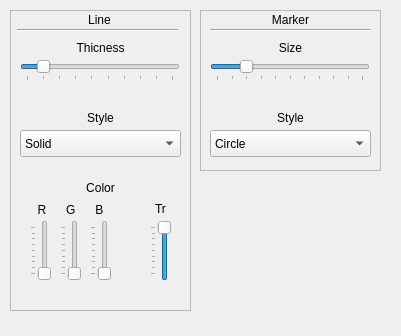
      <widget class="QWidget" name="page_2">
       <property name="geometry">
        <rect>
         <x>0</x>
         <y>0</y>
         <width>401</width>
         <height>336</height>
        </rect>
       </property>
       <attribute name="label">
        <string>Line</string>
       </attribute>
       <widget class="QFrame" name="frame_7">
        <property name="geometry">
         <rect>
          <x>10</x>
          <y>10</y>
          <width>181</width>
          <height>301</height>
         </rect>
        </property>
        <property name="frameShape">
         <enum>QFrame::StyledPanel</enum>
        </property>
        <property name="frameShadow">
         <enum>QFrame::Raised</enum>
        </property>
        <widget class="QSlider" name="horizontalSlider">
         <property name="geometry">
          <rect>
           <x>10</x>
           <y>50</y>
           <width>160</width>
           <height>21</height>
          </rect>
         </property>
         <property name="minimum">
          <number>1</number>
         </property>
         <property name="maximum">
          <number>10</number>
         </property>
         <property name="value">
          <number>2</number>
         </property>
         <property name="orientation">
          <enum>Qt::Horizontal</enum>
         </property>
         <property name="tickPosition">
          <enum>QSlider::TicksBelow</enum>
         </property>
         <property name="tickInterval">
          <number>1</number>
         </property>
        </widget>
        <widget class="QLabel" name="label_18">
         <property name="geometry">
          <rect>
           <x>14</x>
           <y>0</y>
           <width>151</width>
           <height>20</height>
          </rect>
         </property>
         <property name="text">
          <string>Line</string>
         </property>
         <property name="alignment">
          <set>Qt::AlignCenter</set>
         </property>
        </widget>
        <widget class="QLabel" name="label_22">
         <property name="geometry">
          <rect>
           <x>20</x>
           <y>30</y>
           <width>141</width>
           <height>16</height>
          </rect>
         </property>
         <property name="text">
          <string>Thicness</string>
         </property>
         <property name="alignment">
          <set>Qt::AlignCenter</set>
         </property>
        </widget>
        <widget class="Line" name="line_3">
         <property name="geometry">
          <rect>
           <x>7</x>
           <y>10</y>
           <width>161</width>
           <height>20</height>
          </rect>
         </property>
         <property name="orientation">
          <enum>Qt::Horizontal</enum>
         </property>
        </widget>
        <widget class="QComboBox" name="Line_style">
         <property name="geometry">
          <rect>
           <x>10</x>
           <y>120</y>
           <width>161</width>
           <height>27</height>
          </rect>
         </property>
         <item>
          <property name="text">
           <string>Solid</string>
          </property>
         </item>
         <item>
          <property name="text">
           <string>Dotted</string>
          </property>
         </item>
        </widget>
        <widget class="QLabel" name="label_27">
         <property name="geometry">
          <rect>
           <x>10</x>
           <y>170</y>
           <width>161</width>
           <height>16</height>
          </rect>
         </property>
         <property name="text">
          <string>Color</string>
         </property>
         <property name="alignment">
          <set>Qt::AlignCenter</set>
         </property>
        </widget>
        <widget class="QLabel" name="label_29">
         <property name="geometry">
          <rect>
           <x>10</x>
           <y>100</y>
           <width>161</width>
           <height>16</height>
          </rect>
         </property>
         <property name="text">
          <string>Style</string>
         </property>
         <property name="alignment">
          <set>Qt::AlignCenter</set>
         </property>
        </widget>
        <widget class="QSlider" name="LCR">
         <property name="geometry">
          <rect>
           <x>20</x>
           <y>210</y>
           <width>21</width>
           <height>61</height>
          </rect>
         </property>
         <property name="maximum">
          <number>255</number>
         </property>
         <property name="orientation">
          <enum>Qt::Vertical</enum>
         </property>
         <property name="tickPosition">
          <enum>QSlider::TicksAbove</enum>
         </property>
         <property name="tickInterval">
          <number>32</number>
         </property>
        </widget>
        <widget class="QSlider" name="LCG">
         <property name="geometry">
          <rect>
           <x>50</x>
           <y>210</y>
           <width>21</width>
           <height>61</height>
          </rect>
         </property>
         <property name="maximum">
          <number>255</number>
         </property>
         <property name="orientation">
          <enum>Qt::Vertical</enum>
         </property>
         <property name="tickPosition">
          <enum>QSlider::TicksAbove</enum>
         </property>
         <property name="tickInterval">
          <number>32</number>
         </property>
        </widget>
        <widget class="QSlider" name="LCB">
         <property name="geometry">
          <rect>
           <x>80</x>
           <y>210</y>
           <width>21</width>
           <height>61</height>
          </rect>
         </property>
         <property name="maximum">
          <number>255</number>
         </property>
         <property name="orientation">
          <enum>Qt::Vertical</enum>
         </property>
         <property name="tickPosition">
          <enum>QSlider::TicksAbove</enum>
         </property>
         <property name="tickInterval">
          <number>32</number>
         </property>
        </widget>
        <widget class="QLabel" name="label_28">
         <property name="geometry">
          <rect>
           <x>20</x>
           <y>190</y>
           <width>81</width>
           <height>20</height>
          </rect>
         </property>
         <property name="text">
          <string>R      G      B</string>
         </property>
         <property name="alignment">
          <set>Qt::AlignCenter</set>
         </property>
        </widget>
        <widget class="QSlider" name="LCTR">
         <property name="geometry">
          <rect>
           <x>140</x>
           <y>210</y>
           <width>21</width>
           <height>61</height>
          </rect>
         </property>
         <property name="maximum">
          <number>255</number>
         </property>
         <property name="value">
          <number>255</number>
         </property>
         <property name="orientation">
          <enum>Qt::Vertical</enum>
         </property>
         <property name="tickPosition">
          <enum>QSlider::TicksAbove</enum>
         </property>
         <property name="tickInterval">
          <number>32</number>
         </property>
        </widget>
        <widget class="QLabel" name="label_31">
         <property name="geometry">
          <rect>
           <x>140</x>
           <y>190</y>
           <width>21</width>
           <height>17</height>
          </rect>
         </property>
         <property name="text">
          <string>Tr</string>
         </property>
         <property name="alignment">
          <set>Qt::AlignCenter</set>
         </property>
        </widget>
       </widget>
       <widget class="QFrame" name="frame_12">
        <property name="geometry">
         <rect>
          <x>200</x>
          <y>10</y>
          <width>181</width>
          <height>161</height>
         </rect>
        </property>
        <property name="frameShape">
         <enum>QFrame::StyledPanel</enum>
        </property>
        <property name="frameShadow">
         <enum>QFrame::Raised</enum>
        </property>
        <widget class="QLabel" name="label_24">
         <property name="geometry">
          <rect>
           <x>10</x>
           <y>0</y>
           <width>161</width>
           <height>20</height>
          </rect>
         </property>
         <property name="text">
          <string>Marker</string>
         </property>
         <property name="alignment">
          <set>Qt::AlignCenter</set>
         </property>
        </widget>
        <widget class="QSlider" name="MarkerSize">
         <property name="geometry">
          <rect>
           <x>10</x>
           <y>50</y>
           <width>160</width>
           <height>21</height>
          </rect>
         </property>
         <property name="maximum">
          <number>10</number>
         </property>
         <property name="value">
          <number>2</number>
         </property>
         <property name="orientation">
          <enum>Qt::Horizontal</enum>
         </property>
         <property name="invertedAppearance">
          <bool>false</bool>
         </property>
         <property name="tickPosition">
          <enum>QSlider::TicksBelow</enum>
         </property>
         <property name="tickInterval">
          <number>1</number>
         </property>
        </widget>
        <widget class="QComboBox" name="MarkerType">
         <property name="geometry">
          <rect>
           <x>10</x>
           <y>120</y>
           <width>161</width>
           <height>27</height>
          </rect>
         </property>
         <item>
          <property name="text">
           <string>Circle</string>
          </property>
         </item>
         <item>
          <property name="text">
           <string>Cross</string>
          </property>
         </item>
         <item>
          <property name="text">
           <string>Rectangle</string>
          </property>
         </item>
        </widget>
        <widget class="QLabel" name="label_23">
         <property name="geometry">
          <rect>
           <x>20</x>
           <y>30</y>
           <width>141</width>
           <height>16</height>
          </rect>
         </property>
         <property name="text">
          <string>Size</string>
         </property>
         <property name="alignment">
          <set>Qt::AlignCenter</set>
         </property>
        </widget>
        <widget class="Line" name="line_7">
         <property name="geometry">
          <rect>
           <x>10</x>
           <y>10</y>
           <width>161</width>
           <height>20</height>
          </rect>
         </property>
         <property name="orientation">
          <enum>Qt::Horizontal</enum>
         </property>
        </widget>
        <widget class="QLabel" name="label_30">
         <property name="geometry">
          <rect>
           <x>10</x>
           <y>100</y>
           <width>161</width>
           <height>16</height>
          </rect>
         </property>
         <property name="text">
          <string>Style</string>
         </property>
         <property name="alignment">
          <set>Qt::AlignCenter</set>
         </property>
        </widget>
       </widget>
      </widget>
